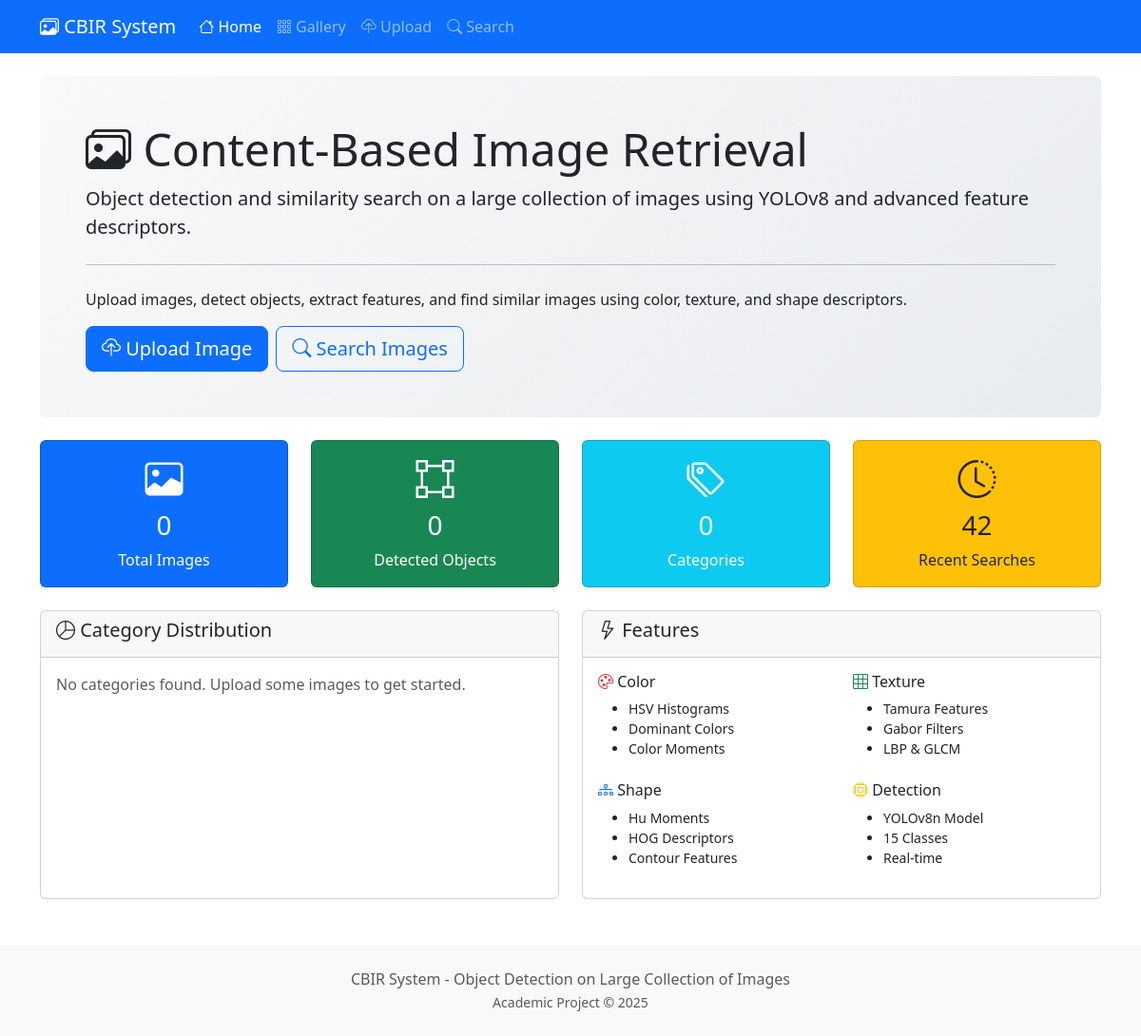
/, run on an earlier commit of the app's database.
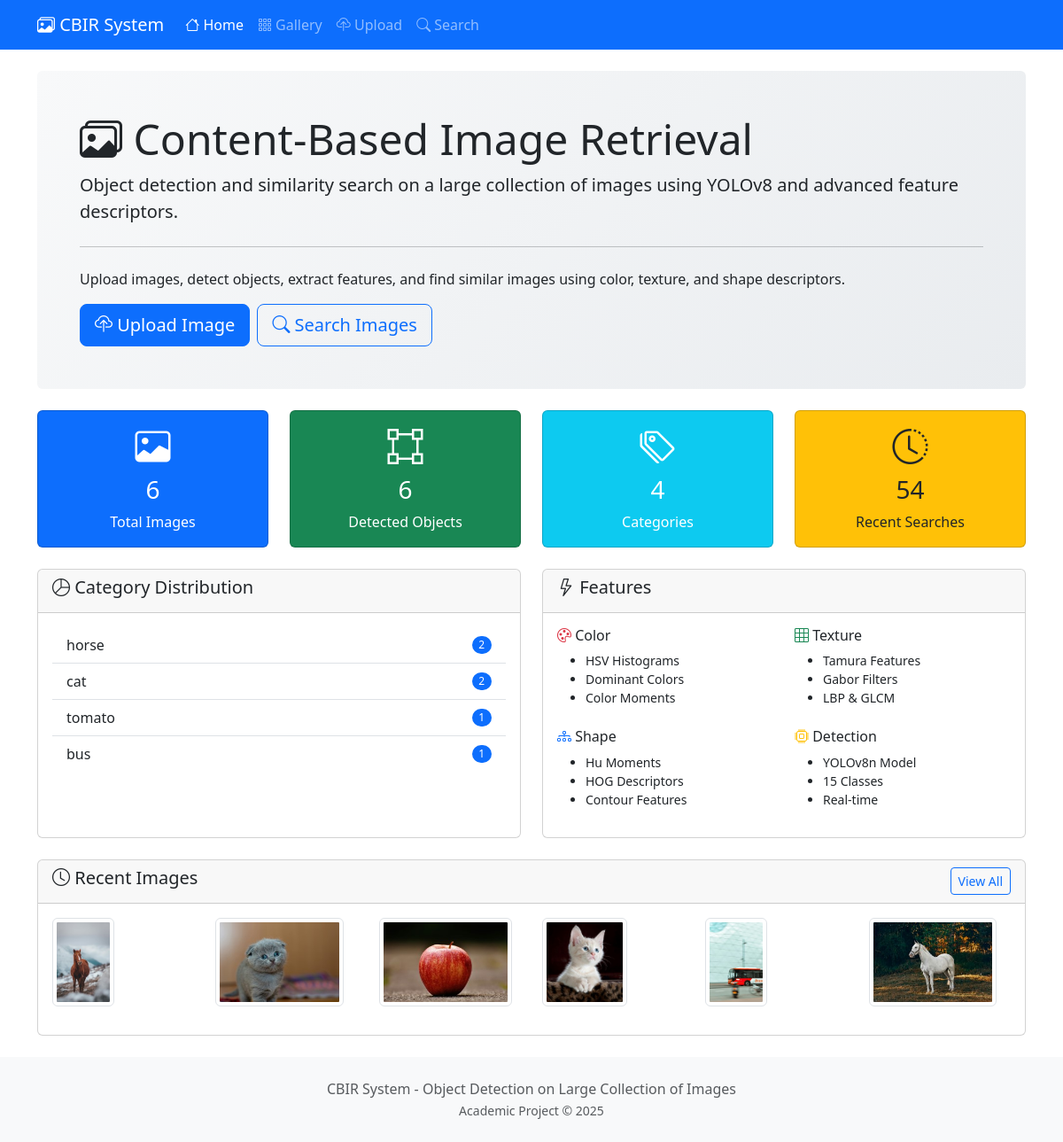
And on a later commit of the database.
### core/models.py (models this page shows, shortened)
class Image(models.Model):
    file = models.ImageField(upload_to=image_upload_path)
    filename = models.CharField(max_length=255)
    category = models.CharField(max_length=100, null=True, blank=True)
    uploaded_at = models.DateTimeField(auto_now_add=True)
    width = models.IntegerField(default=0)
    height = models.IntegerField(default=0)
    file_size = models.IntegerField(default=0)  # in bytes
    features_extracted = models.BooleanField(default=False)
    feature_vector = models.BinaryField(null=True, blank=True)  # Serialized numpy array
    class Meta:
        ordering = ['-uploaded_at']
    @property
    def image(self):
        return self.file
    @property
    def original_filename(self):
        return self.filename

### core/views.py (the view)
# urls.py: path('', views.HomeView.as_view(), name='home'),
class HomeView(TemplateView):
    template_name = 'core/home.html'
    def get_context_data(self, **kwargs):
        context = super().get_context_data(**kwargs)
        context['total_images'] = Image.objects.count()
        context['total_objects'] = DetectedObject.objects.count()
        context['total_searches'] = SearchHistory.objects.count()
        context['recent_images'] = Image.objects.all()[:6]
        context['categories'] = (
            DetectedObject.objects
            .values('class_name')
            .annotate(count=Count('id'))
            .order_by('-count')[:10]
        )
        context['api_status'] = api_client.health_check()
        return context

### core/api_client.py (called while the page is built)
    def health_check(self):
        try:
            response = requests.get(f"{self.base_url.replace('/api', '')}/health", timeout=5)
            return response.json()
        except:
            return {'status': 'unhealthy', 'message': 'Could not connect to Flask API'}

### templates/core/home.html (shortened to what the changed rows need)
{% extends 'core/base.html' %}
{% block content %}
<div class="row mb-4">
    <div class="col-12">
        <div class="jumbotron bg-light p-5 rounded">
            <h1 class="display-5"><i class="bi bi-images"></i> Content-Based Image Retrieval</h1>
        </div>
    </div>
</div>
<div class="row mb-4">
    <div class="col-md-3">
        <div class="card text-center bg-primary text-white">
            <div class="card-body">
                <i class="bi bi-image display-4"></i>
                <h3 class="mt-2">{{ total_images }}</h3>
                <p class="mb-0">Total Images</p>
            </div>
        </div>
    </div>
    <div class="col-md-3">
        <div class="card text-center bg-success text-white">
            <div class="card-body">
                <i class="bi bi-bounding-box display-4"></i>
                <h3 class="mt-2">{{ total_objects }}</h3>
                <p class="mb-0">Detected Objects</p>
            </div>
        </div>
    </div>
    <div class="col-md-3">
        <div class="card text-center bg-info text-white">
            <div class="card-body">
                <i class="bi bi-tags display-4"></i>
                <h3 class="mt-2">{{ categories|length }}</h3>
                <p class="mb-0">Categories</p>
            </div>
        </div>
    </div>
    <div class="col-md-3">
        <div class="card text-center bg-warning text-dark">
            <div class="card-body">
                <i class="bi bi-clock-history display-4"></i>
                <h3 class="mt-2">{{ total_searches }}</h3>
                <p class="mb-0">Recent Searches</p>
            </div>
        </div>
    </div>
</div>
<div class="row mb-4">
    <div class="col-md-6">
        <div class="card h-100">
            <div class="card-body">
                {% if categories %}
                <ul class="list-group list-group-flush">
                    {% for cat in categories %}
                    <li class="list-group-item d-flex justify-content-between align-items-center">
                        {{ cat.class_name }}
                        <span class="badge bg-primary rounded-pill">{{ cat.count }}</span>
                    </li>
                    {% endfor %}
                </ul>
                {% else %}
                <p class="text-muted">No categories found. Upload some images to get started.</p>
                {% endif %}
            </div>
        </div>
    </div>
</div>
{% if recent_images %}
<div class="row">
    <div class="col-12">
        <div class="card">
            <div class="card-header d-flex justify-content-between align-items-center">
                <h5><i class="bi bi-clock"></i> Recent Images</h5>
                <a href="{% url 'core:gallery' %}" class="btn btn-sm btn-outline-primary">View All</a>
            </div>
            <div class="card-body">
                <div class="row">
                    {% for image in recent_images %}
                    <div class="col-md-2 col-sm-4 col-6 mb-3">
                        <a href="{% url 'core:image_detail' image.id %}">
                            <img src="{{ image.image.url }}" class="img-thumbnail" alt="{{ image.original_filename }}">
                        </a>
                    </div>
                    {% endfor %}
                </div>
            </div>
        </div>
    </div>
</div>
{% endif %}
{% endblock %}

What changed in the data, as far as the page shows it:
added Image: image (picture)
added Image: image (picture)
added Image: image (picture)
added Image: image (picture)
added Image: image (picture)
added Image: image (picture)
Also different on the page:
{{ total_images }}: "0" → "6"
{{ total_objects }}: "0" → "6"
{{ categories|length }}: "0" → "4"
{{ total_searches }}: "42" → "54"
new list line: "horse 2"
new list line: "cat 2"
new list line: "tomato 1"
new list line: "bus 1"
text no longer shown: "No categories found. Upload some images to get started."
text now shown: "Recent Images View All"
